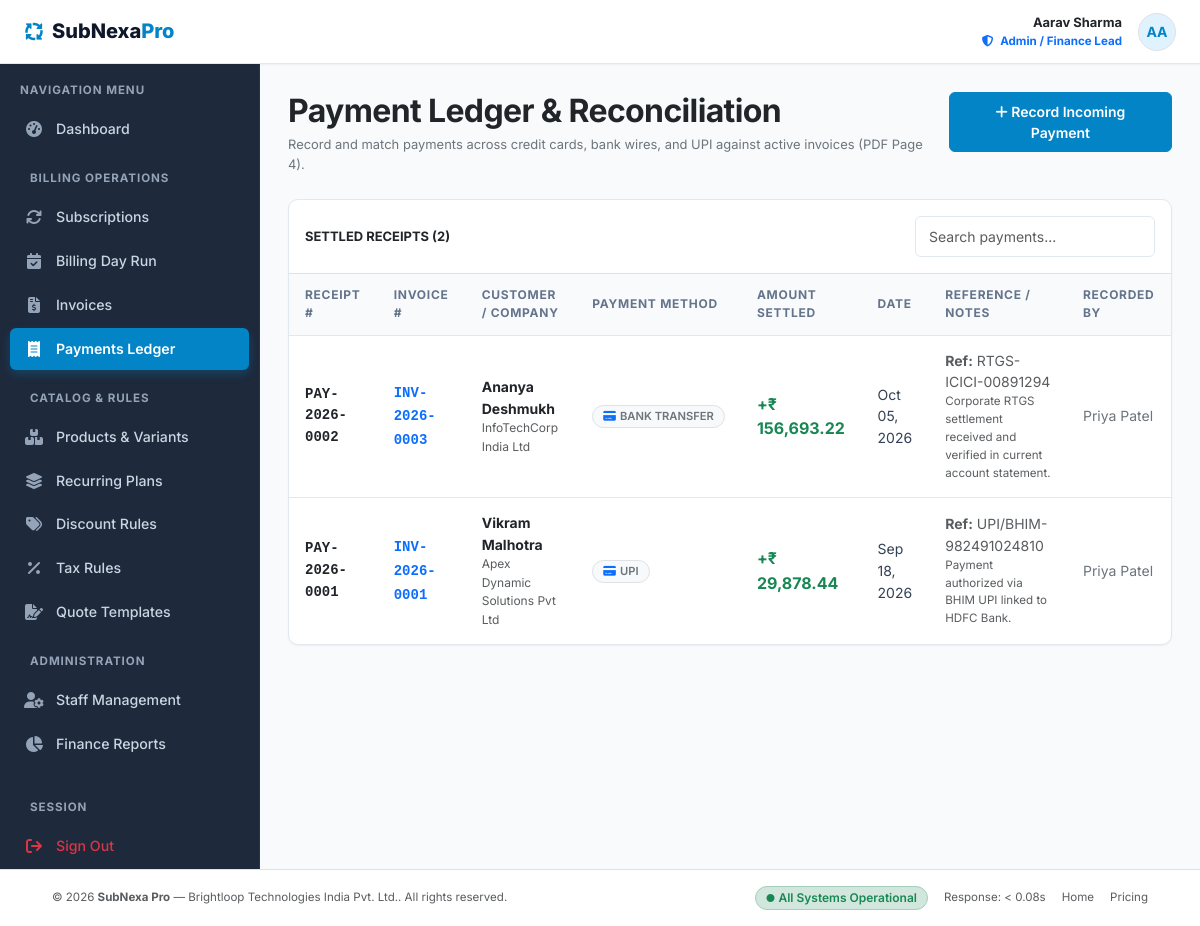
/admin/payments.php (signed in), run on the app's committed database.
### tables this page shows
CREATE TABLE `payments` (
  `id` INT UNSIGNED AUTO_INCREMENT PRIMARY KEY,
  `payment_number` VARCHAR(50) NOT NULL UNIQUE,
  `invoice_id` INT UNSIGNED NOT NULL,
  `customer_id` INT UNSIGNED NOT NULL,
  `recorded_by_id` INT UNSIGNED NULL,
  `payment_method` ENUM('credit_card', 'bank_transfer', 'upi', 'cash', 'cheque') NOT NULL DEFAULT 'upi',
  `amount` DECIMAL(12,2) NOT NULL DEFAULT 0.00,
  `payment_date` DATE NOT NULL,
  `transaction_ref` VARCHAR(100) NULL,
  `notes` TEXT NULL,
  `created_at` TIMESTAMP DEFAULT CURRENT_TIMESTAMP,
  CONSTRAINT `fk_pay_invoice` FOREIGN KEY (`invoice_id`) REFERENCES `invoices` (`id`) ON DELETE RESTRICT,
  CONSTRAINT `fk_pay_customer` FOREIGN KEY (`customer_id`) REFERENCES `users` (`id`) ON DELETE RESTRICT,
  CONSTRAINT `fk_pay_staff` FOREIGN KEY (`recorded_by_id`) REFERENCES `users` (`id`) ON DELETE SET NULL,
  INDEX `idx_pay_date` (`payment_date`),
  INDEX `idx_pay_invoice` (`invoice_id`)
);

CREATE TABLE `invoices` (
  `id` INT UNSIGNED AUTO_INCREMENT PRIMARY KEY,
  `invoice_number` VARCHAR(50) NOT NULL UNIQUE,
  `subscription_id` INT UNSIGNED NOT NULL,
  `customer_id` INT UNSIGNED NOT NULL,
  `billing_date` DATE NOT NULL,
  `due_date` DATE NOT NULL,
  `status` ENUM('draft', 'confirmed', 'paid', 'cancelled') NOT NULL DEFAULT 'draft',
  `subtotal` DECIMAL(12,2) NOT NULL DEFAULT 0.00,
  `tax_total` DECIMAL(12,2) NOT NULL DEFAULT 0.00,
  `discount_total` DECIMAL(12,2) NOT NULL DEFAULT 0.00,
  `grand_total` DECIMAL(12,2) NOT NULL DEFAULT 0.00,
  `amount_paid` DECIMAL(12,2) NOT NULL DEFAULT 0.00,
  `amount_due` DECIMAL(12,2) NOT NULL DEFAULT 0.00,
  `notes` TEXT NULL,
  `created_at` TIMESTAMP DEFAULT CURRENT_TIMESTAMP,
  CONSTRAINT `fk_inv_sub` FOREIGN KEY (`subscription_id`) REFERENCES `subscriptions` (`id`) ON DELETE RESTRICT,
  CONSTRAINT `fk_inv_cust` FOREIGN KEY (`customer_id`) REFERENCES `users` (`id`) ON DELETE RESTRICT,
  INDEX `idx_inv_status` (`status`),
  INDEX `idx_inv_due_date` (`due_date`),
  INDEX `idx_inv_customer` (`customer_id`)
);

CREATE TABLE `users` (
  `id` INT UNSIGNED AUTO_INCREMENT PRIMARY KEY,
  `name` VARCHAR(150) NOT NULL,
  `email` VARCHAR(191) NOT NULL UNIQUE,
  `password_hash` VARCHAR(255) NOT NULL,
  `role` ENUM('admin', 'staff', 'customer') NOT NULL DEFAULT 'customer',
  `phone` VARCHAR(30) NULL,
  `company_name` VARCHAR(150) NULL,
  `address` TEXT NULL,
  `status` ENUM('active', 'inactive', 'suspended') NOT NULL DEFAULT 'active',
  `created_at` TIMESTAMP DEFAULT CURRENT_TIMESTAMP,
  `updated_at` TIMESTAMP DEFAULT CURRENT_TIMESTAMP ON UPDATE CURRENT_TIMESTAMP,
  INDEX `idx_users_role` (`role`),
  INDEX `idx_users_email` (`email`)
);

### config/database.php (called while the page is built, shortened)
<?php
try {
    $conn = new mysqli(DB_HOST, DB_USER, DB_PASS, DB_NAME, DB_PORT);
    $conn->set_charset("utf8mb4");
} catch (mysqli_sql_exception $e) {
    http_response_code(500);
    die('<div style="font-family:sans-serif;padding:30px;background:#FEF2F2;border:1px solid #F87171;border-radius:8px;max-width:600px;margin:50px auto;color:#991B1B;">
        <h3 style="margin-top:0;">Database Connection Error</h3>
        <p>Could not connect to MySQL database <strong>' . htmlspecialchars(DB_NAME) . '</strong> on port ' . DB_PORT . '.</p>
        <p><small>' . htmlspecialchars($e->getMessage()) . '</small></p>
        <p>Please make sure MySQL is running in XAMPP and <code>subnexa_pro</code> database is imported.</p>
    </div>');
}
function db_query($sql, $params = [], $types = "") {
    global $conn;
    $stmt = $conn->prepare($sql);
    $stmt->execute();
    return $stmt;
}
function db_fetch_all($sql, $params = [], $types = "") {
    $stmt = db_query($sql, $params, $types);
    $result = $stmt->get_result();
    $rows = [];
    if ($result) {
        while ($row = $result->fetch_assoc()) {
            $rows[] = $row;
        }
    }
    return $rows;
}

### config/functions.php (called while the page is built, shortened)
<?php
function format_currency($amount) {
    return APP_CURRENCY . ' ' . number_format((float)$amount, 2);
}
function format_date($date_string, $format = "M d, Y") {
    $timestamp = strtotime($date_string);
    return $timestamp ? date($format, $timestamp) : "—";
}

### admin/payments.php (the view, shortened to what this page needs)
<?php
$payments = db_fetch_all("
    SELECT p.*, i.invoice_number, i.grand_total, u.name as customer_name, u.company_name, rec.name as recorded_by_name
    FROM payments p
    JOIN invoices i ON p.invoice_id = i.id
    JOIN users u ON p.customer_id = u.id
    LEFT JOIN users rec ON p.recorded_by_id = rec.id
    ORDER BY p.id DESC
");
require_once __DIR__ . '/../includes/header.php';
require_once __DIR__ . '/../includes/navbar.php';
?>
<div class="app-layout">
    <?php require_once __DIR__ . '/../includes/sidebar.php'; ?>
    <main class="app-main">
        <div class="container-fluid p-0">
            <div class="d-flex flex-column flex-md-row md:align-items-center justify-content-between gap-3 mb-4">
                <div>
                    <h2 class="fw-bold text-dark mb-1">Payment Ledger & Reconciliation</h2>
                    <p class="text-secondary small mb-0">Record and match payments across credit cards, bank wires, and UPI against active invoices (PDF Page 4).</p>
                </div>
                <div>
                    <button type="button" class="btn btn-nordic-primary" data-bs-toggle="modal" data-bs-target="#recordPaymentModal">
                        <i class="fa-solid fa-plus me-1.5"></i> Record Incoming Payment
                    </button>
                </div>
            </div>
            <div class="card-nordic overflow-hidden">
                <div class="p-3 border-bottom d-flex justify-content-between align-items-center">
                    <span class="fw-bold text-dark small text-uppercase tracking-wider">Settled Receipts (<?= count($payments); ?>)</span>
                    <input type="text" class="form-control form-control-sm" placeholder="Search payments..." data-table-search="#paymentsTable" style="max-width: 240px;">
                </div>
                <div class="table-responsive">
                    <table class="table-nordic" id="paymentsTable">
                        <thead>
                            <tr>
                                <th>Receipt #</th>
                                <th>Invoice #</th>
                                <th>Customer / Company</th>
                                <th>Payment Method</th>
                                <th>Amount Settled</th>
                                <th>Date</th>
                                <th>Reference / Notes</th>
                                <th>Recorded By</th>
                            </tr>
                        </thead>
                        <tbody>
                            <?php if (empty($payments)): ?>
                                <tr>
                                    <td colspan="8" class="text-center py-4 text-muted">No payments recorded yet.</td>
                                </tr>
                            <?php else: ?>
                                <?php foreach ($payments as $pay): ?>
                                    <tr>
                                        <td class="font-monospace fw-bold text-dark"><?= htmlspecialchars($pay['payment_number']); ?></td>
                                        <td>
                                            <a href="<?= BASE_URL; ?>/admin/invoice_view.php?id=<?= $pay['invoice_id']; ?>" class="font-monospace fw-bold text-primary text-decoration-none">
                                                <?= htmlspecialchars($pay['invoice_number']); ?>
                                            </a>
                                        </td>
                                        <td>
                                            <div class="fw-bold text-dark"><?= htmlspecialchars($pay['customer_name']); ?></div>
                                            <div class="text-muted small" style="font-size: 0.75rem;"><?= htmlspecialchars($pay['company_name'] ?? '—'); ?></div>
                                        </td>
                                        <td>
                                            <span class="badge bg-light text-secondary border text-uppercase" style="font-size: 0.7rem;">
                                                <i class="fa-solid fa-credit-card me-1 text-primary"></i> <?= str_replace('_', ' ', $pay['payment_method']); ?>
                                            </span>
                                        </td>
                                        <td class="fw-bold text-success fs-6">+<?= format_currency($pay['amount']); ?></td>
                                        <td class="small"><?= format_date($pay['payment_date']); ?></td>
                                        <td class="small text-muted">
                                            <div><strong>Ref:</strong> <?= htmlspecialchars($pay['transaction_ref'] ?? 'N/A'); ?></div>
                                            <div style="font-size: 0.725rem;"><?= htmlspecialchars($pay['notes'] ?? '—'); ?></div>
                                        </td>
                                        <td class="small text-secondary"><?= htmlspecialchars($pay['recorded_by_name'] ?? 'System'); ?></td>
                                    </tr>
                                <?php endforeach; ?>
                            <?php endif; ?>
                        </tbody>
                    </table>
                </div>
            </div>
        </div>
    </main>
</div>
<?php require_once __DIR__ . '/../includes/footer.php'; ?>

### assets/css/style.css (style rules this page uses)
:root { --bg-canvas: #F8FAFC; --bg-surface: #FFFFFF; --text-main: #0F172A; --text-body: #334155; --text-muted: #64748B; --border-light: #E2E8F0; --border-focus: #38BDF8; --navy-dark: #0F172A; --navy-sidebar: #1E293B; --navy-accent: #334155; --primary-color: #0284C7; --primary-hover: #0369A1; --primary-light: #E0F2FE; --primary-text: #0369A1; --success-color: #10B981; --success-light: #DCFCE7; --success-text: #166534; --warning-color: #F59E0B; --warning-light: #FEF3C7; --warning-text: #92400E; --danger-color: #EF4444; --danger-light: #FEE2E2; --danger-text: #991B1B; --info-color: #6366F1; --info-light: #EEF2FF; --info-text: #3730A3; --radius-sm: 6px; --radius-md: 10px; --radius-lg: 16px; --radius-pill: 9999px; --shadow-sm: 0 1px 2px 0 rgba(0, 0, 0, 0.05); --shadow-md: 0 4px 6px -1px rgba(0, 0, 0, 0.07), 0 2px 4px -2px rgba(0, 0, 0, 0.05); --shadow-lg: 0 10px 15px -3px rgba(0, 0, 0, 0.08), 0 4px 6px -4px rgba(0, 0, 0, 0.04); --shadow-hover: 0 12px 20px -3px rgba(2, 132, 199, 0.12); }
body { background-color: var(--bg-canvas); color: var(--text-body); font-family: 'Inter', -apple-system, BlinkMacSystemFont, "Segoe UI", Roboto, sans-serif; font-size: 0.925rem; line-height: 1.55; margin: 0; padding: 0; -webkit-font-smoothing: antialiased; }
h1, h2, h3, h4, h5, h6 { color: var(--text-main); font-weight: 700; letter-spacing: -0.02em; }
a { color: var(--primary-color); text-decoration: none; transition: color 0.15s ease-in-out; }
.app-layout { display: flex; min-height: calc(100vh - 64px); }
.app-main { flex: 1; padding: 28px; max-width: 100%; overflow-x: hidden; }
.card-nordic { background-color: var(--bg-surface); border: 1px solid var(--border-light); border-radius: var(--radius-md); box-shadow: var(--shadow-sm); transition: box-shadow 0.2s ease, transform 0.2s ease; }
.table-nordic { width: 100%; margin-bottom: 0; border-collapse: separate; border-spacing: 0; }
.table-nordic thead th { background-color: var(--bg-canvas); color: var(--text-muted); font-size: 0.75rem; font-weight: 700; text-transform: uppercase; letter-spacing: 0.06em; padding: 12px 16px; border-top: none; border-bottom: 1px solid var(--border-light); }
.table-nordic tbody td { padding: 14px 16px; font-size: 0.875rem; color: var(--text-body); border-bottom: 1px solid var(--border-light); vertical-align: middle; }
.table-nordic tbody tr:last-child td { border-bottom: none; }
.badge { font-weight: 600; font-size: 0.75rem; padding: 5px 10px; border-radius: var(--radius-pill); display: inline-flex; align-items: center; line-height: 1; }
.btn-nordic-primary { background-color: var(--primary-color); border: 1px solid var(--primary-color); color: #FFFFFF; font-weight: 600; font-size: 0.875rem; padding: 8px 16px; border-radius: var(--radius-sm); transition: all 0.15s ease-in-out; }
.form-control, .form-select { border: 1px solid var(--border-light); border-radius: var(--radius-sm); font-size: 0.875rem; padding: 9px 13px; color: var(--text-main); background-color: var(--bg-surface); transition: border-color 0.15s ease, box-shadow 0.15s ease; }

### data on the page
payments: payment_number "PAY-2026-0002", invoice.invoice_number "INV-2026-0003", customer.name "Ananya Deshmukh", customer.company_name "InfoTechCorp India Ltd", payment_method "BANK TRANSFER", amount "₹ 156,693.22", payment_date "Oct 05, 2026", transaction_ref "RTGS-ICICI-00891294", notes "Corporate RTGS settlement received and verified in current account statement.", recorded_by.name "Priya Patel"
payments: payment_number "PAY-2026-0001", invoice.invoice_number "INV-2026-0001", customer.name "Vikram Malhotra", customer.company_name "Apex Dynamic Solutions Pvt Ltd", payment_method "UPI", amount "₹ 29,878.44", payment_date "Sep 18, 2026", transaction_ref "UPI/BHIM-982491024810", notes "Payment authorized via BHIM UPI linked to HDFC Bank.", recorded_by.name "Priya Patel"

### other printed values
$user['name'] "Aarav Sharma"
substr($user['name'], 0, 2) "AA"
count($payments) "2"
APP_NAME "SubNexa Pro"
APP_COMPANY "Brightloop Technologies India Pvt. Ltd."
